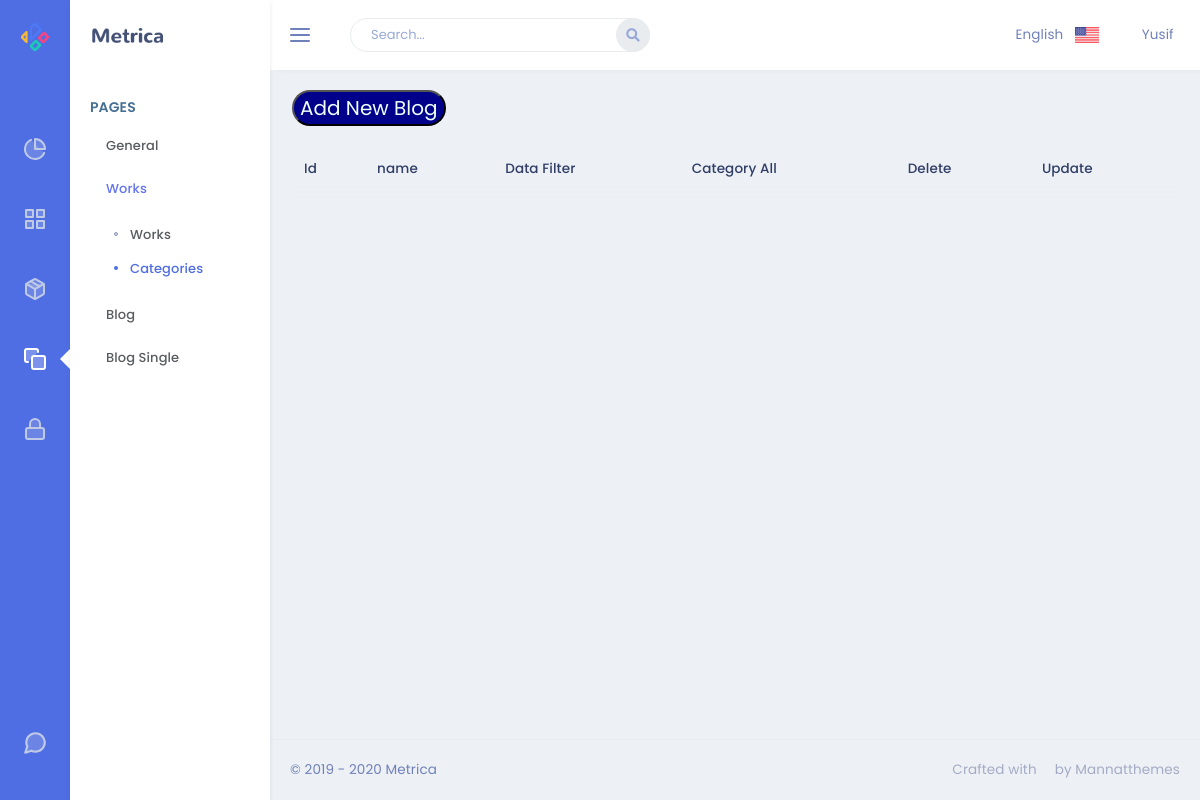
/admin/works/categories, run on an earlier commit of the app's database.
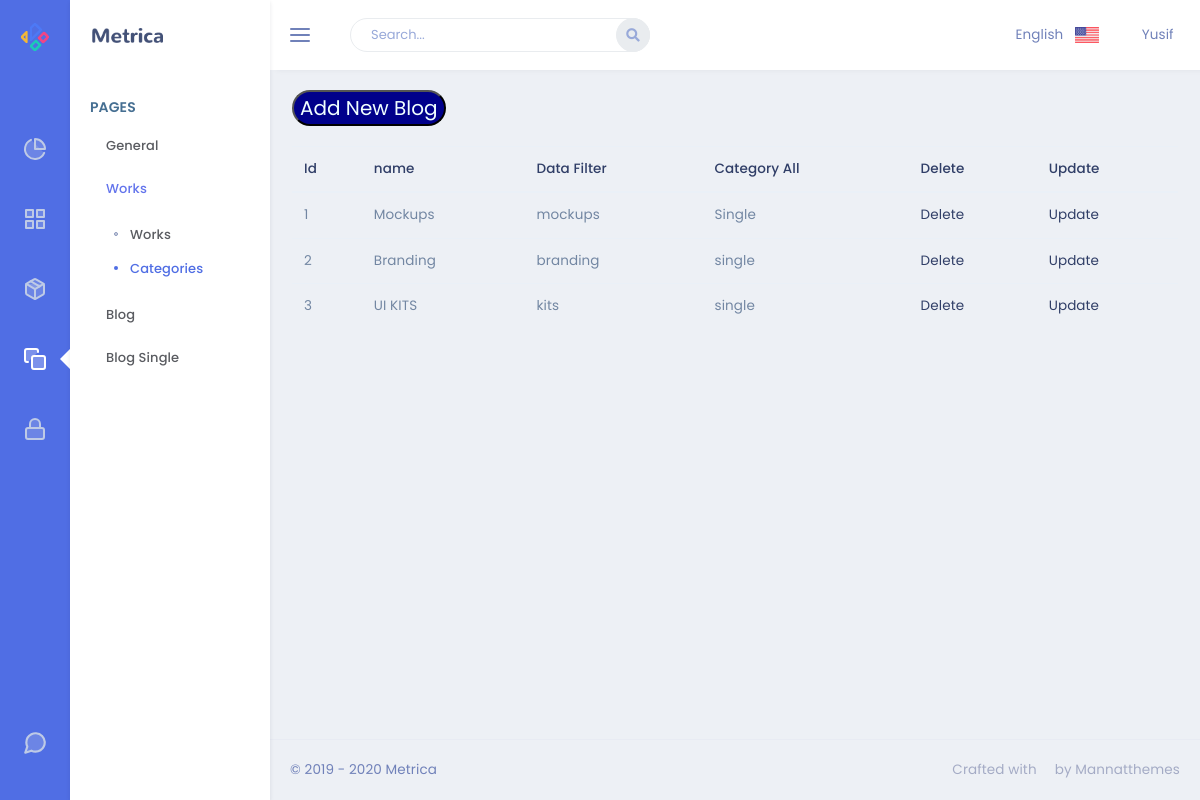
And on a later commit of the database.
### app/models.py (models this page shows)
class Category(db.Model):
    id = db.Column(db.Integer, primary_key=True)
    category_data = db.Column(db.String(30), nullable=False)
    category_name = db.Column(db.String(30), unique=True, nullable=False)
    category_all = db.Column(db.String(30),nullable=False)
    works = db.relationship('Works', backref='workCat', lazy=True)

### admin/routes.py (the view)
@admin.route('/works/categories')
def categories():
    categories = Category.query.all()
    return render_template('Works/Category/categories.html',categoryList=categories)

### admin/templates/Works/Category/categories.html
{% extends "layout.html" %}
{% block content %}
<form action="/admin/works/categories/add">
<button type="submit" style="background-color: darkblue; border-radius:25px; color:azure; margin:20px auto; font-size: 20px;">
    Add New Blog
</button>
</form>
<table class="table">
    <thead>
    <tr>
        <th scope="col">Id</th>
        <th scope="col">name</th>
        <th scope="col">Data Filter</th>
        <th scope="col">Category All</th>
        <th scope="col">Delete</th>
        <th scope="col">Update</th>
    </tr>
    </thead>
    <tbody>
    {% for category in categoryList %}
    <tr>
        <td>{{category.id}}</td>
        <td>{{category.category_name}}</td>
        <td>{{category.category_data}}</td>
        <td>{{category.category_all}}</td>
        <td><a href="/admin/works/categories/delete/{{category.id}}">Delete</a></td>
        <td><a href="/admin/works/categories/update/{{category.id}}">Update</a></td>
    </tr>
    {% endfor %}
    </tbody>
</table>
{% endblock %}

### admin/templates/layout.html (shortened to what this page needs)
<!DOCTYPE html>
<html lang="en">
    <head>
    <link href="{{url_for('.static',filename='css/bootstrap.min.css')}}" rel="stylesheet" type="text/css" />
    <link href="{{url_for('.static',filename='css/jquery-ui.min.css')}}" rel="stylesheet">
    <link href="{{url_for('.static',filename='css/icons.min.css')}}" rel="stylesheet" type="text/css" />
    <link href="{{url_for('.static',filename='css/metisMenu.min.css')}}" rel="stylesheet" type="text/css" />
    <link href="{{url_for('.static',filename='css/app.min.css')}}" rel="stylesheet" type="text/css" />
    </head>
    <body>
        <div class="leftbar-tab-menu">
            <div class="main-icon-menu">
                <a href="../crm/crm-index.html" class="logo logo-metrica d-block text-center">
                    <span>
                        <img src="{{url_for('.static',filename='images/logo-sm.png')}}" alt="logo-small" class="logo-sm">
                    </span>
                </a>
                <nav class="nav">
                    <a href="#MetricaCRM" class="nav-link" data-toggle="tooltip-custom" data-placement="right" title="" data-original-title="CRM" data-trigger="hover">
                        <i data-feather="pie-chart" class="align-self-center menu-icon icon-dual"></i>
                    </a>
                    <a href="#MetricaApps" class="nav-link" data-toggle="tooltip-custom" data-placement="right" title="" data-original-title="Apps" data-trigger="hover">
                        <i data-feather="grid" class="align-self-center menu-icon icon-dual"></i>
                    </a>
                    <a href="#MetricaUikit" class="nav-link" data-toggle="tooltip-custom" data-placement="right" title="" data-original-title="UI Kit" data-trigger="hover">
                        <i data-feather="package" class="align-self-center menu-icon icon-dual"></i>
                    </a>
                    <a href="#MetricaPages" class="nav-link" data-toggle="tooltip-custom" data-placement="right" title="" data-original-title="Pages" data-trigger="hover">
                        <i data-feather="copy" class="align-self-center menu-icon icon-dual"></i>
                    </a>
                    <a href="#MetricaAuthentication" class="nav-link" data-toggle="tooltip-custom" data-placement="right" title="" data-original-title="Authentication" data-trigger="hover">
                        <i data-feather="lock" class="align-self-center menu-icon icon-dual"></i>
                    </a>
                </nav>
                <div class="pro-metrica-end">
                    <a href="" class="help" data-toggle="tooltip-custom" data-placement="right" title="" data-original-title="Chat">
                        <i data-feather="message-circle" class="align-self-center menu-icon icon-md icon-dual mb-4"></i>
                    </a>
                </div>
            </div>
            <div class="main-menu-inner">
                <div class="topbar-left">
                    <a href="../crm/crm-index.html" class="logo">
                        <span>
                            <img src="{{url_for('.static',filename='images/logo-dark.png')}}" alt="logo-large" class="logo-lg logo-dark">
                        </span>
                    </a>
                </div>
                <div class="menu-body slimscroll">
                    <div id="MetricaPages" class="main-icon-menu-pane">
                        <div class="title-box">
                            <h6 class="menu-title">Pages</h6>
                        </div>
                        <ul class="nav metismenu">
                            <li class="nav-item">
                                <a class="nav-link" href="#"><span class="w-100">General</span><span class="menu-arrow"></span></a>
                            </li>
                            <li class="nav-item">
                                <a class="nav-link" href="#"><span class="w-100">Works</span><span class="menu-arrow"></span></a>
                                <ul class="nav-second-level" aria-expanded="false">
                                    <li><a href="/admin/works">Works</a></li>
                                    <li><a href="/admin/works/categories">Categories</a></li>
                                </ul>
                            </li>
                            <li class="nav-item">
                                <a class="nav-link" href="#"><span class="w-100">Blog</span><span class="menu-arrow"></span></a>
                            </li>
                            <li class="nav-item">
                                <a class="nav-link" href="#"><span class="w-100">Blog Single</span><span class="menu-arrow"></span></a>
                            </li>
                        </ul>
                    </div>
                </div>
            </div>
        </div>
        <div class="topbar">
            <nav class="navbar-custom">
                <ul class="list-unstyled topbar-nav float-right mb-0">
                    <li class="hidden-sm">
                        <a class="nav-link dropdown-toggle waves-effect waves-light" data-toggle="dropdown" href="javascript: void(0);" role="button"
                            aria-haspopup="false" aria-expanded="false">
                            English <img src="{{url_for('.static',filename='images/us_flag.jpg')}}" class="ml-2" height="16" alt=""/> <i class="mdi mdi-chevron-down"></i>
                        </a>
                    </li>
                    <li class="dropdown">
                        <a class="nav-link dropdown-toggle waves-effect waves-light nav-user" data-toggle="dropdown" href="#" role="button"
                            aria-haspopup="false" aria-expanded="false">
                            <span class="ml-1 nav-user-name hidden-sm">Yusif <i class="mdi mdi-chevron-down"></i> </span>
                        </a>
                    </li>
                </ul>
                <ul class="list-unstyled topbar-nav mb-0">
                    <li>
                        <button class="button-menu-mobile nav-link">
                            <i data-feather="menu" class="align-self-center"></i>
                        </button>
                    </li>
                    <li class="hide-phone app-search">
                        <form role="search" class="">
                            <input type="text" id="AllCompo" placeholder="Search..." class="form-control">
                            <a href=""><i class="fas fa-search"></i></a>
                        </form>
                    </li>
                </ul>
            </nav>
        </div>
        <div class="page-wrapper">
            <div class="page-content-tab">
                <div class="container-fluid">
                    {% block content %}{% endblock content %}
                </div>
                <footer class="footer text-center text-sm-left">
                    &copy; 2019 - 2020 Metrica <span class="text-muted d-none d-sm-inline-block float-right">Crafted with <i class="mdi mdi-heart text-danger"></i> by Mannatthemes</span>
                </footer>
            </div>
        </div>
    </body>
</html>

What changed in the data, as far as the page shows it:
added Category: id "1", category_name "Mockups", category_data "mockups", category_all "Single"
added Category: id "2", category_name "Branding", category_data "branding", category_all "single"
added Category: id "3", category_name "UI KITS", category_data "kits", category_all "single"
